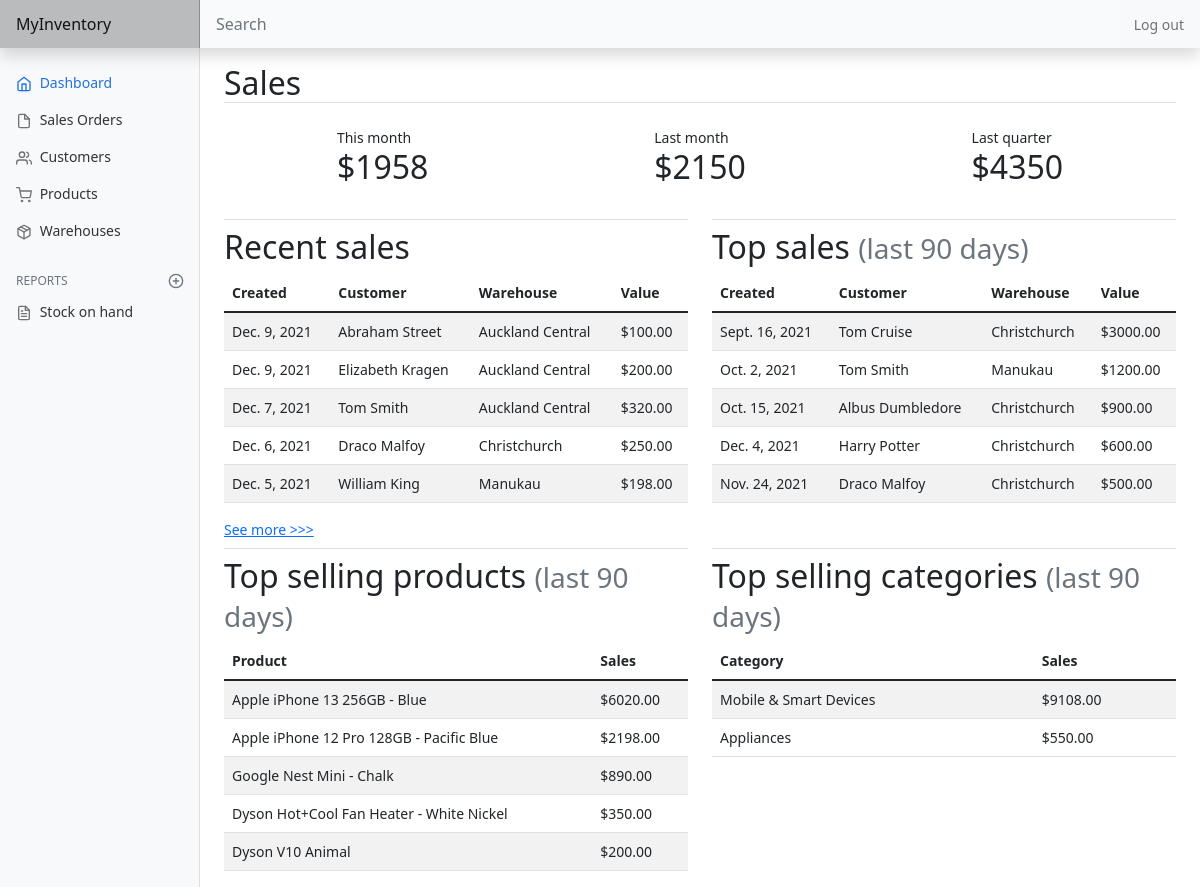
The app's page / (signed in), older data.
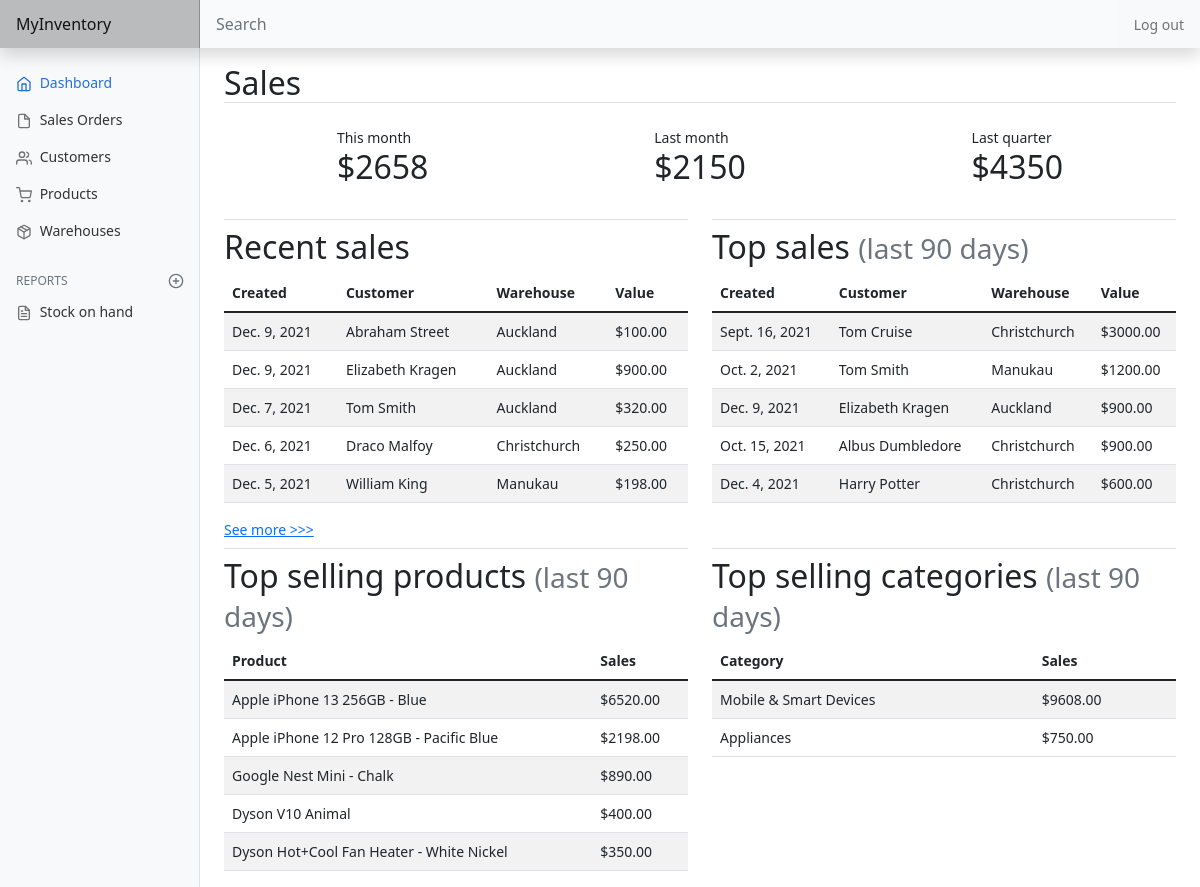
The same page, newer data.
### inventory/models.py (models this page shows, shortened)
class SalesOrder(models.Model):
    DRAFT = 'DRAFT'
    CREATED = 'CREATED'
    INVOICED = 'INVOICED'
    DISPATCHED = 'DISPATCHED'
    PAID = 'PAID'
    CLOSED = 'CLOSED'
    STATUS_CHOICES = [
        (DRAFT, 'Draft'),
        (CREATED, 'Created'),
        (INVOICED, 'Invoiced'),
        (DISPATCHED, 'Dispatched'),
        (PAID, 'Paid'),
        (CLOSED, 'Closed')
    ]
    user = models.ForeignKey(
        User, on_delete=models.CASCADE, related_name="sales_orders")
    customer = models.ForeignKey(
        Customer, on_delete=models.CASCADE, related_name="orders")
    created_date = models.DateField(default=date.today)
    invoice_date = models.DateField(default=date.today)
    invoice_number = models.IntegerField()
    channel = models.ForeignKey(
        SalesChannel, blank=True, null=True, on_delete=models.PROTECT)
    warehouse = models.ForeignKey(Warehouse, on_delete=models.PROTECT)
    reference = models.CharField(max_length=32, blank=True)
    status = models.CharField(
        max_length=32, choices=STATUS_CHOICES, default=CREATED)
    tracking = models.CharField(max_length=256, blank=True)
    timestamp = models.DateTimeField(auto_now_add=True)

class Customer(models.Model):
    user = models.ForeignKey(User, on_delete=CASCADE, related_name="customers")
    first_name = models.CharField(max_length=50)
    last_name = models.CharField(max_length=50)
    company = models.CharField(blank=True, max_length=100)
    email = models.EmailField()
    phone = models.CharField(blank=True, max_length=20)
    note = models.CharField(blank=True, max_length=256)
    billing_street = models.CharField(blank=True, max_length=128)
    billing_suburb = models.CharField(blank=True, max_length=64)
    billing_city = models.CharField(blank=True, max_length=64)
    billing_postcode = models.CharField(blank=True, max_length=8)
    billing_country = models.CharField(blank=True, max_length=64)
    shipping_street = models.CharField(blank=True, max_length=128)
    shipping_suburb = models.CharField(blank=True, max_length=64)
    shipping_city = models.CharField(blank=True, max_length=64)
    shipping_postcode = models.CharField(blank=True, max_length=6)
    shipping_country = models.CharField(blank=True, max_length=64)
    timestamp = models.DateTimeField(auto_now_add=True)

class Warehouse(models.Model):
    user = models.ForeignKey(
        User, on_delete=models.CASCADE, related_name="warehouses")
    warehouse = models.CharField(max_length=64)
    def __str__(self):
        return f"{ self.warehouse }"

class Product(models.Model):
    user = models.ForeignKey(
        User, on_delete=models.CASCADE, related_name="products")
    name = models.CharField(max_length=100)
    sku = models.CharField(blank=True, max_length=20)
    barcode = models.CharField(blank=True, max_length=32)
    category = models.ForeignKey(
        ProductCategory, on_delete=models.PROTECT, related_name="products")
    batch = models.CharField(max_length=20)
    expiry_date = models.DateField(null=True, blank=True)
    unit_cost = models.DecimalField(
        max_digits=19, decimal_places=10, default=0)
    retail_price = models.DecimalField(
        max_digits=19, decimal_places=10, default=1)
    def __str__(self):
        return f"{ self.name }"

class ProductCategory(models.Model):
    user = models.ForeignKey(
        User, on_delete=models.CASCADE, related_name="categories")
    category = models.CharField(max_length=64)

### inventory/views.py (the view)
# urls.py: path('', views.index, name="index"),
@login_required
def index(request):
    today = datetime.now()
    current_month = today.month
    if current_month == 1:
        last_month = current_month - 12
    else:
        last_month = current_month - 1
    if current_month < 4:
        first_date_last_quarter = date(today.year - 1, 10, 1)
        last_date_last_quarter = date(today.year - 1, 12, 31)
    elif current_month < 7:
        first_date_last_quarter = date(today.year, 1, 1)
        last_date_last_quarter = date(today.year, 3, 31)
    elif current_month < 10:
        first_date_last_quarter = date(today.year, 4, 1)
        last_date_last_quarter = - date(today.year, 6, 30)
    else:
        first_date_last_quarter = date(today.year, 7, 1)
        last_date_last_quarter = date(today.year, 9, 30)
    last_quarter_orders = SalesOrder.objects.filter(
        user=request.user, invoice_date__gte=first_date_last_quarter, invoice_date__lte=last_date_last_quarter)
    sales_last_quarter = 0
    for order in last_quarter_orders:
        items = SalesItem.objects.filter(order=order)
        for item in items:
            sales_last_quarter += item.sub_total()
    last_90_days_orders = SalesOrder.objects.filter(
        user=request.user, invoice_date__gte=today-timedelta(days=90)).order_by('-created_date')
    last_90_days_orders = add_order_values(last_90_days_orders)
    top_orders = sorted(last_90_days_orders,
                        key=lambda o: o.value, reverse=True)[:5]
    recent_orders = SalesOrder.objects.filter(
        user=request.user).order_by('-created_date')[:5]
    recent_orders = add_order_values(recent_orders)
    values_by_product = {}
    values_by_category = {}
    for order in last_90_days_orders:
        items = SalesItem.objects.filter(order=order)
        for item in items:
            product = item.product
            category = item.product.category.category
            if not product in values_by_product:
                values_by_product[product] = 0
            values_by_product[product] += item.sub_total()
            if not category in values_by_category:
                values_by_category[category] = 0
            values_by_category[category] += item.sub_total()
    sales_by_product = sorted(
        values_by_product.items(), key=lambda i: i[1], reverse=True)[:5]
    sales_by_category = sorted(
        values_by_category.items(), key=lambda i: i[1], reverse=True)[:5]
    return render(request, "inventory/index.html", {
        'heading': 'Dashboard',
        'sales_current_month': sales(request, current_month),
        'sales_last_month': sales(request, last_month),
        'sales_last_quarter': sales_last_quarter,
        'top_orders': top_orders,
        'recent_orders': recent_orders,
        'sales_by_category': sales_by_category,
        'sales_by_product': sales_by_product,
    })

### inventory/models.py (called while the page is built)
    def sub_total(self):
        return self.quantity * (1 - self.discount) * self.price

### inventory/views.py (called while the page is built)
def sales(request, month):
    orders = SalesOrder.objects.filter(
        user=request.user, invoice_date__month=month)
    sum = 0
    for order in orders:
        items = SalesItem.objects.filter(order=order)
        for item in items:
            sum += item.sub_total()
    return sum

def add_order_values(orders):
    for order in orders:
        order.value = 0
        for item in SalesItem.objects.filter(order=order):
            order.value += item.sub_total()
    return orders

### inventory/templates/inventory/index.html (shortened to what the changed rows need)
{% extends 'inventory/layout.html' %}
{% block body %}
    <h2 class="border-bottom">Sales</h2>
    <div class="d-flex justify-content-around align-items-center mt-4 mb-4">
        <div class="d-flex flex-column">
            <span>This month</span>
            <h2>${{ sales_current_month|floatformat:0 }}</h2>
        </div>
        <div class="d-flex flex-column">
            <h2>${{ sales_last_month|floatformat:0 }}</h2>
        </div>
        <div class="d-flex flex-column">
            <h2>${{ sales_last_quarter|floatformat:0 }}</h2>
        </div>
    </div>
    <div class="row justify-content-center">
        <div class="col-lg-6">
            <h2 class="border-top pt-2">Recent sales</h2>
            <div class="table-responsive-md">
                <table class="table table-striped table-hover">
                    <thead>
                        <tr class="table-striped">
                            <th scope="col">Created</th>
                            <th scope="col">Customer</th>
                            <th scope="col">Warehouse</th>
                            <th scope="col">Value</th>
                        </tr>
                    </thead>
                    <tbody>
                        {% for order in recent_orders %}
                            <tr class="table-striped">
                                <td>{{ order.created_date }}</td>
                                <td>{{ order.customer.first_name }} {{ order.customer.last_name }}</td>
                                <td>{{ order.warehouse }}</td>
                                <td>${{ order.value|floatformat:2 }}</td>
                            </tr>
                        {% endfor %}
                    </tbody>
                </table>
            </div>
        </div>
        <div class="col-lg-6">
            <h2 class="border-top pt-2">Top sales <small class="text-muted">(last 90 days)</small></h2>
            <div class="table-responsive-md">
                <table class="table table-striped table-hover">
                    <thead>
                        <tr class="table-striped">
                            <th scope="col">Created</th>
                            <th scope="col">Customer</th>
                            <th scope="col">Warehouse</th>
                            <th scope="col">Value</th>
                        </tr>
                    </thead>
                    <tbody>
                        {% for order in top_orders %}
                            <tr class="table-striped">
                                <td>{{ order.created_date }}</td>
                                <td>{{ order.customer.first_name }} {{ order.customer.last_name }}</td>
                                <td>{{ order.warehouse }}</td>
                                <td>${{ order.value|floatformat:2 }}</td>
                            </tr>
                        {% endfor %}
                    </tbody>
                </table>
            </div>
        </div>
    </div>
    <div class="row justify-content-start">
        <div class="col-lg-6">
            <h2 class="border-top pt-2">Top selling products <small class="text-muted">(last 90 days)</small></h2>
            <div class="table-responsive-md">
                <table class="table table-striped table-hover">
                    <thead>
                        <tr class="table-striped">
                            <th scope="col">Product</th>
                            <th scope="col">Sales</th>
                        </tr>
                    </thead>
                    <tbody>
                        {% for product, value in sales_by_product %}
                            <tr class="table-striped">
                                <td>{{ product }}</td>
                                <td>${{ value|floatformat:2 }}</td>
                            </tr>
                        {% endfor %}
                    </tbody>
                </table>
            </div>
        </div>
        <div class="col-lg-6">
            <h2 class="border-top pt-2">Top selling categories <small class="text-muted">(last 90 days)</small></h2>
            <div class="table-responsive-md">
                <table class="table table-striped table-hover">
                    <thead>
                        <tr class="table-striped">
                            <th scope="col">Category</th>
                            <th scope="col">Sales</th>
                        </tr>
                    </thead>
                    <tbody>
                        {% for category, value in sales_by_category %}
                            <tr class="table-striped">
                                <td>{{ category }}</td>
                                <td>${{ value|floatformat:2 }}</td>
                            </tr>
                        {% endfor %}
                    </tbody>
                </table>
            </div>
        </div>
    </div>
{% endblock %}

Row changes from the older to the newer data that the page shows:
no longer on this page (row unchanged): SalesOrder: created_date "Nov. 24, 2021", customer.first_name "Draco", customer.last_name "Malfoy", warehouse "Christchurch", value "500.00", shown under "Top sales (last 90 days)"
changed through a linked row, SalesOrder "Abraham": warehouse "Auckland Central" → "Auckland"
now on one of the page's lists (row unchanged): SalesOrder: created_date "Dec. 9, 2021", customer.first_name "Elizabeth", customer.last_name "Kragen", warehouse "Auckland", value "900.00"
changed through a linked row, SalesOrder "Elizabeth": warehouse "Auckland Central" → "Auckland"; value "200.00" → "900.00"
changed through a linked row, SalesOrder "Dec. 7, 2021": warehouse "Auckland Central" → "Auckland"
computed for Product "Apple iPhone 13 256GB - Blue": value "6020.00" → "6520.00"
shown differently, row unchanged: Product "Dyson V10 Animal": value "200.00" → "400.00"; moves up the list
Text that changed along with them:
{{ sales_current_month|floatformat:0 }}: "1958" → "2658"
new list line: "Mobile & Smart Devices"
new list line: "$ 9608.00"
new list line: "Appliances"
new list line: "$ 750.00"
list line gone: "Mobile & Smart Devices"
list line gone: "$ 9108.00"
list line gone: "Appliances"
list line gone: "$ 550.00"
